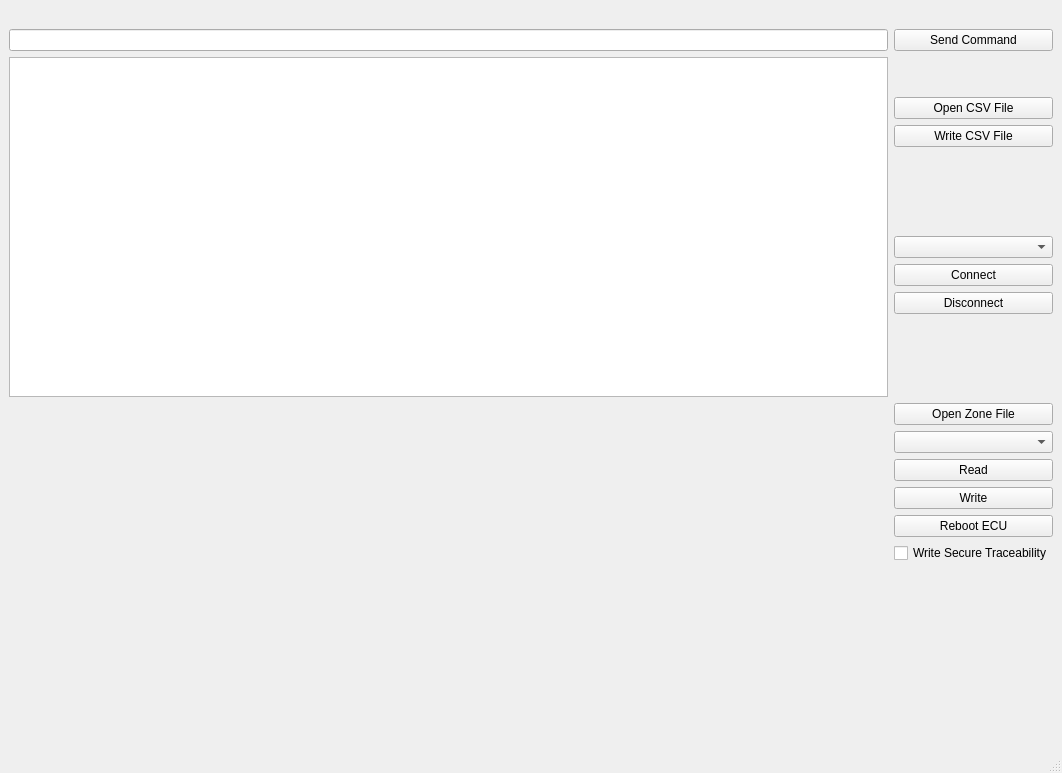
<?xml version="1.0" encoding="UTF-8"?>
<ui version="4.0">
 <class>MainWindow</class>
 <widget class="QMainWindow" name="MainWindow">
  <property name="geometry">
   <rect>
    <x>0</x>
    <y>0</y>
    <width>1062</width>
    <height>773</height>
   </rect>
  </property>
  <property name="sizeIncrement">
   <size>
    <width>1</width>
    <height>1</height>
   </size>
  </property>
  <property name="windowTitle">
   <string>PyPSADiag</string>
  </property>
  <widget class="QWidget" name="centralwidget">
   <property name="sizePolicy">
    <sizepolicy hsizetype="Preferred" vsizetype="Preferred">
     <horstretch>1</horstretch>
     <verstretch>1</verstretch>
    </sizepolicy>
   </property>
   <layout class="QHBoxLayout" name="horizontalLayout">
    <item>
     <layout class="QGridLayout" name="gridLayout" columnstretch="1,0">
      <property name="sizeConstraint">
       <enum>QLayout::SetDefaultConstraint</enum>
      </property>
      <item row="1" column="1">
       <widget class="QPushButton" name="sendCommand">
        <property name="text">
         <string>Send Command</string>
        </property>
       </widget>
      </item>
      <item row="1" column="0">
       <widget class="QLineEdit" name="command"/>
      </item>
      <item row="0" column="0">
       <spacer name="horizontalSpacer_2">
        <property name="orientation">
         <enum>Qt::Vertical</enum>
        </property>
        <property name="sizeType">
         <enum>QSizePolicy::Fixed</enum>
        </property>
        <property name="sizeHint" stdset="0">
         <size>
          <width>700</width>
          <height>20</height>
         </size>
        </property>
       </spacer>
      </item>
      <item row="0" column="1">
       <spacer name="horizontalSpacer">
        <property name="orientation">
         <enum>Qt::Vertical</enum>
        </property>
        <property name="sizeType">
         <enum>QSizePolicy::Fixed</enum>
        </property>
        <property name="sizeHint" stdset="0">
         <size>
          <width>100</width>
          <height>20</height>
         </size>
        </property>
       </spacer>
      </item>
      <item row="5" column="1">
       <layout class="QVBoxLayout" name="verticalLayout">
        <item>
         <widget class="QPushButton" name="openZoneFile">
          <property name="text">
           <string>Open Zone File</string>
          </property>
         </widget>
        </item>
        <item>
         <widget class="QComboBox" name="ecuComboBox"/>
        </item>
        <item>
         <widget class="QPushButton" name="readZone">
          <property name="text">
           <string>Read</string>
          </property>
         </widget>
        </item>
        <item>
         <widget class="QPushButton" name="writeZone">
          <property name="text">
           <string>Write</string>
          </property>
         </widget>
        </item>
        <item>
         <widget class="QPushButton" name="rebootEcu">
          <property name="text">
           <string>Reboot ECU</string>
          </property>
         </widget>
        </item>
        <item>
         <widget class="QCheckBox" name="writeSecureTraceability">
          <property name="text">
           <string>Write Secure Traceability</string>
          </property>
         </widget>
        </item>
        <item>
         <spacer name="verticalSpacer_3">
          <property name="orientation">
           <enum>Qt::Vertical</enum>
          </property>
          <property name="sizeHint" stdset="0">
           <size>
            <width>20</width>
            <height>40</height>
           </size>
          </property>
         </spacer>
        </item>
       </layout>
      </item>
      <item row="4" column="0">
       <layout class="QVBoxLayout" name="verticalLayout_3">
        <item>
         <widget class="QTextEdit" name="output">
          <property name="sizePolicy">
           <sizepolicy hsizetype="Expanding" vsizetype="Expanding">
            <horstretch>1</horstretch>
            <verstretch>1</verstretch>
           </sizepolicy>
          </property>
          <property name="readOnly">
           <bool>true</bool>
          </property>
         </widget>
        </item>
       </layout>
      </item>
      <item row="4" column="1">
       <layout class="QVBoxLayout" name="verticalLayout_2">
        <item>
         <layout class="QVBoxLayout" name="verticalLayout_4">
          <item>
           <spacer name="verticalSpacer_4">
            <property name="orientation">
             <enum>Qt::Vertical</enum>
            </property>
            <property name="sizeHint" stdset="0">
             <size>
              <width>20</width>
              <height>40</height>
             </size>
            </property>
           </spacer>
          </item>
          <item>
           <widget class="QPushButton" name="openCSVFile">
            <property name="text">
             <string>Open CSV File</string>
            </property>
           </widget>
          </item>
          <item>
           <widget class="QPushButton" name="saveCSVFile">
            <property name="text">
             <string>Write CSV File</string>
            </property>
           </widget>
          </item>
         </layout>
        </item>
        <item>
         <spacer name="verticalSpacer_2">
          <property name="orientation">
           <enum>Qt::Vertical</enum>
          </property>
          <property name="sizeHint" stdset="0">
           <size>
            <width>20</width>
            <height>40</height>
           </size>
          </property>
         </spacer>
        </item>
        <item>
         <widget class="QComboBox" name="portNameComboBox"/>
        </item>
        <item>
         <widget class="QPushButton" name="ConnectPort">
          <property name="text">
           <string>Connect</string>
          </property>
         </widget>
        </item>
        <item>
         <widget class="QPushButton" name="DisconnectPort">
          <property name="text">
           <string>Disconnect</string>
          </property>
         </widget>
        </item>
        <item>
         <spacer name="verticalSpacer">
          <property name="orientation">
           <enum>Qt::Vertical</enum>
          </property>
          <property name="sizeHint" stdset="0">
           <size>
            <width>20</width>
            <height>40</height>
           </size>
          </property>
         </spacer>
        </item>
       </layout>
      </item>
     </layout>
    </item>
   </layout>
  </widget>
  <widget class="QStatusBar" name="statusbar">
   <property name="sizePolicy">
    <sizepolicy hsizetype="Preferred" vsizetype="Preferred">
     <horstretch>1</horstretch>
     <verstretch>1</verstretch>
    </sizepolicy>
   </property>
  </widget>
 </widget>
 <resources/>
 <connections/>
</ui>
